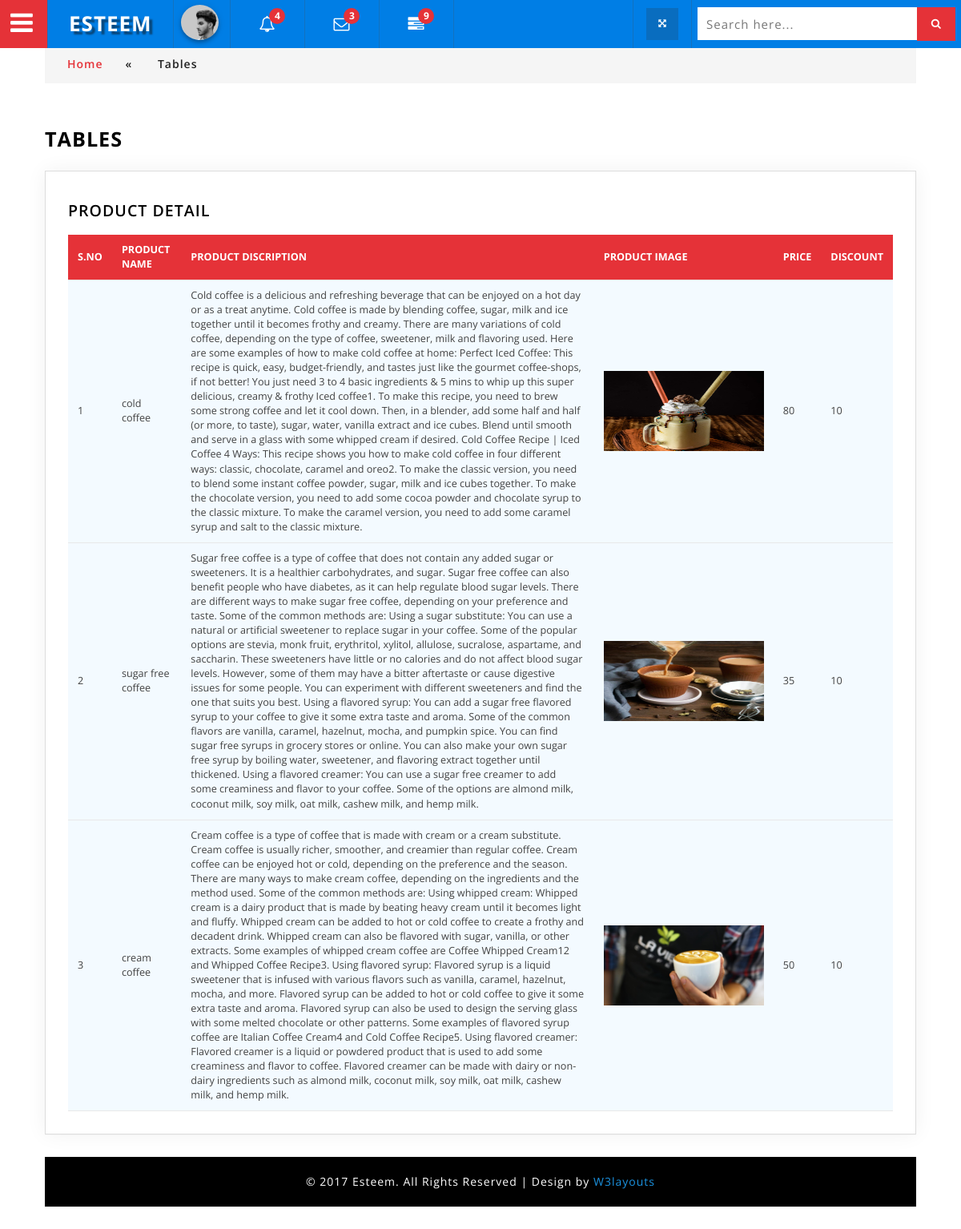
/admin/viewproduct.php, run on the app's committed database.
### tables this page shows
CREATE TABLE `tb_addcoffee` (
  `id` int(11) NOT NULL,
  `coffeename` varchar(50) NOT NULL,
  `discription` mediumtext NOT NULL,
  `coffeeimage` varchar(500) NOT NULL,
  `price` varchar(1000) NOT NULL,
  `discount` varchar(100) NOT NULL
);

### admin/viewproduct.php (the view, shortened to what this page needs)
<!DOCTYPE html>
<html lang="zxx">
<head>
<link href="css/bootstrap.css" rel="stylesheet" type="text/css" media="all" />
<link rel="stylesheet" type="text/css" href="css/table-style.css" />
<link rel="stylesheet" type="text/css" href="css/basictable.css" />
<link href="css/component.css" rel="stylesheet" type="text/css" media="all" />
<link href="css/style_grid.css" rel="stylesheet" type="text/css" media="all" />
<link href="css/style.css" rel="stylesheet" type="text/css" media="all" />
<link href="css/font-awesome.css" rel="stylesheet">
</head>
<body>
<div class="wthree_agile_admin_info">
		  <div class="w3_agileits_top_nav">
			<ul id="gn-menu" class="gn-menu-main">
				<li class="gn-trigger">
					<a class="gn-icon gn-icon-menu"><i class="fa fa-bars" aria-hidden="true"></i><span>Menu</span></a>
				</li>
                <li class="second logo"><h1><a href="main-page.html"><i class="fa fa-graduation-cap" aria-hidden="true"></i>Esteem </a></h1></li>
					<li class="second admin-pic">
				       <ul class="top_dp_agile">
									<li class="dropdown profile_details_drop">
										<a href="#" class="dropdown-toggle" data-toggle="dropdown" aria-expanded="false">
											<div class="profile_img">
												<span class="prfil-img"><img src="images/admin.jpg" alt=""> </span>
											</div>
										</a>
									</li>
						</ul>
				</li>
				<li class="second top_bell_nav">
				   <ul class="top_dp_agile ">
									<li class="dropdown head-dpdn">
										<a href="#" class="dropdown-toggle" data-toggle="dropdown" aria-expanded="true"><i class="fa fa-bell-o" aria-hidden="true"></i> <span class="badge blue">4</span></a>
									</li>
						</ul>
				</li>
				<li class="second top_bell_nav">
				   <ul class="top_dp_agile ">
									<li class="dropdown head-dpdn">
										<a href="#" class="dropdown-toggle" data-toggle="dropdown" aria-expanded="true"><i class="fa fa-envelope-o" aria-hidden="true"></i> <span class="badge blue">3</span></a>
									</li>
						</ul>
				</li>
				<li class="second top_bell_nav">
				   <ul class="top_dp_agile ">
				       <li class="dropdown head-dpdn">
										<a href="#" class="dropdown-toggle" data-toggle="dropdown" aria-expanded="false"><i class="fa fa-tasks"></i><span class="badge blue">9</span></a>
									</li>
								</ul>
				</li>
				<li class="second w3l_search">
						<form action="#" method="post">
							<input type="search" name="search" placeholder="Search here..." required="">
							<button class="btn btn-default" type="submit"><i class="fa fa-search" aria-hidden="true"></i></button>
						</form>
				</li>
				<li class="second full-screen">
					<section class="full-top">
						<button id="toggle"><i class="fa fa-arrows-alt" aria-hidden="true"></i></button>
					</section>
				</li>
			</ul>
		</div>
				<div class="inner_content">
						<div class="w3l_agileits_breadcrumbs">
							<div class="w3l_agileits_breadcrumbs_inner">
								<ul>
									<li><a href="main-page.html">Home</a><span>«</span></li>
									<li>Tables</li>
								</ul>
							</div>
						</div>
					<div class="inner_content_w3_agile_info two_in">
					  <h2 class="w3_inner_tittle">Tables</h2>
									<div class="agile-tables">
										<div class="w3l-table-info agile_info_shadow">
										 <h3 class="w3_inner_tittle two">PRODUCT DETAIL</h3>
										  <?php
										   require("connection.php");
										   $res=$con->query("select*from tb_addcoffee");
										   $count=$res->num_rows;
                                           ?>
											<table id="table">
											<thead>
											  <tr>
											  <th>S.no</th>
												<th>Product Name</th>
												<th>Product Discription</th>
												<th>Product Image</th>
												<th>Price</th>
												<th>Discount</th>
											  </tr>
											</thead>
											<tbody>
											<?php
											 if($count>0)
										   {
											   $i=1;
											while($row=$res->fetch_assoc())
										   {
											   ?>
											  <tr>
											    <td><?php echo $i++;?></td>
												<td><?php echo$row["coffeename"];?></td>
												<td><?php echo$row["discription"];?></td>
												<td><img src="<?php echo "images/".$row["coffeeimage"];?>" height="100px" width="200px"></td>
												<td><?php echo$row["price"];?></td>
											    <td><?php echo$row["discount"];?></td>
											  </tr>
											</tbody>
										   <?php
										   }
										   }
										   else
										   {
										   echo"no response";
										   }
										   ?>
										  </table>
								</div>
				    </div>
				</div>
<div class="copyrights">
	 <p>© 2017 Esteem. All Rights Reserved | Design by  <a href="http://w3layouts.com/" target="_blank">W3layouts</a> </p>
</div>
</body>
</html>

### admin/css/table-style.css (style rules this page uses)
table { background: white; border-collapse: collapse; margin: 1.25em 0 0; width: 100%; }
table tr, table th, table td { border: none; border-bottom: 1px solid #e8e8e8; font-size: .95em; }
table th, table td { padding: 10px 12px; text-align: left; }
table th { background: #e53238; color: #fff; text-transform: uppercase; }
table tr td { background: #f3faff; color: #424242; }
table { width: 100%; }

### admin/css/component.css (style rules this page uses)
*, *:after, *::before { -webkit-box-sizing: border-box; -moz-box-sizing: border-box; box-sizing: border-box; }
.gn-menu-main ul { margin: 0; padding: 0; list-style: none; text-transform: none; }
.gn-menu-main { top: 0; left: 0; width: 100%; height: 60px; font-size: 13px; position: fixed; }
.w3_agileits_top_nav { background: #007ee5; color: #fff; top: 0; left: 0; width: 100%; height: 60px; font-size: 13px; position: fixed; z-index: 999; }
.gn-menu-main a { display: block; height: 100%; color: #fff; text-decoration: none; cursor: pointer; }
.gn-menu-main > li { display: block; float: left; height: 100%; border-right: 1px solid #1372bf; text-align: center; }
li.second { padding: 0 7px; }
li.second.logo { padding: 0 26px; }
i.fa.fa-bars { color: #fff; }
.gn-menu-main li.gn-trigger { position: relative; width: 60px; -webkit-touch-callout: none; -webkit-user-select: none; -khtml-user-select: none; -moz-user-select: none; -ms-user-select: none; user-select: none; background: #e53238; color: #fff; padding: 5px 8px 0 0; font-size: 2.5em; }
.gn-menu-main > li:nth-child(7) { float: right; border-right: none; width: 28%; margin-top: 9px; }
.gn-menu-main > li:last-child { float: right; border-left: 1px solid #1372bf; }
.gn-menu-main > li > a { text-transform: uppercase; letter-spacing: 1px; font-weight: bold; }
.gn-menu-main:after { display: table; clear: both; content: ""; }
@media (max-width:1280px) { .gn-menu-main li.gn-trigger { position: relative; width: 60px; -webkit-touch-callout: none; -webkit-user-select: none; -khtml-user-select: none; -moz-user-select: none; -ms-user-select: none; user-select: none; background: #e53238; color: #fff; padding: 5px 4px 0 0; font-size: 2.5em; } }

### data on the page
tb_addcoffee: coffeename "cold coffee", discription "Cold coffee is a delicious and refreshing beverage that can be enjoyed on a hot day or as a treat anytime. Cold coffee is made by blending coffee, sugar, milk and ice together until it becomes frothy and creamy. There are many variations of cold coffee, depending on the type of coffee, sweetener, milk and flavoring used. Here are some examples of how to make cold coffee at home: Perfect Iced Coffee: This recipe is quick, easy, budget-friendly, and tastes just like the gourmet coffee-shops, if not better! You just need 3 to 4 basic ingredients & 5 mins to whip up this super delicious, creamy & frothy Iced coffee1. To make this recipe, you need to brew some strong coffee and let it cool down.…", coffeeimage (picture), price "80", discount "10"
tb_addcoffee: coffeename "sugar free coffee", discription "Sugar free coffee is a type of coffee that does not contain any added sugar or sweeteners. It is a healthier carbohydrates, and sugar. Sugar free coffee can also benefit people who have diabetes, as it can help regulate blood sugar levels. There are different ways to make sugar free coffee, depending on your preference and taste. Some of the common methods are: Using a sugar substitute: You can use a natural or artificial sweetener to replace sugar in your coffee. Some of the popular options are stevia, monk fruit, erythritol, xylitol, allulose, sucralose, aspartame, and saccharin. These sweeteners have little or no calories and do not affect blood sugar levels. However, some of them may…", coffeeimage (picture), price "35", discount "10"
tb_addcoffee: coffeename "cream coffee", discription "Cream coffee is a type of coffee that is made with cream or a cream substitute. Cream coffee is usually richer, smoother, and creamier than regular coffee. Cream coffee can be enjoyed hot or cold, depending on the preference and the season. There are many ways to make cream coffee, depending on the ingredients and the method used. Some of the common methods are: Using whipped cream: Whipped cream is a dairy product that is made by beating heavy cream until it becomes light and fluffy. Whipped cream can be added to hot or cold coffee to create a frothy and decadent drink. Whipped cream can also be flavored with sugar, vanilla, or other extracts. Some examples of whipped cream coffee are…", coffeeimage (picture), price "50", discount "10"
